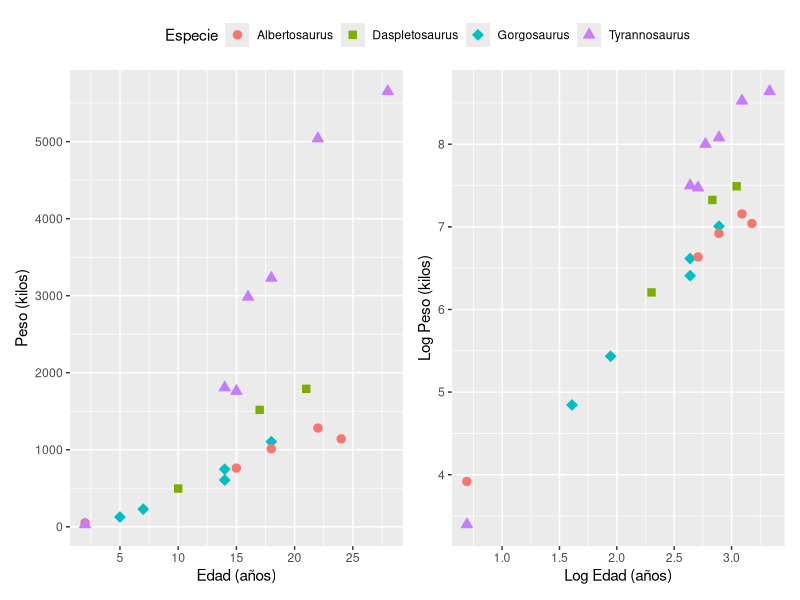

Reproduce this figure in R.
## ---- chunk 1
    #| warning: false
    #| cache: true
    #| echo: false
    #| fig.cap: "(Izquierda) Edad (años) vs Peso (kilogramos). (Derecha) Los mismos datos luego de aplicar la transformación logarítmica a ambas variables."
    #| fig.width: 9
    #| fig.height: 5
    #| label: fig-dinos

    library(dplyr)
    library(ggplot2)
    library(patchwork)

    data <- readr::read_csv(here::here("datos", "Erickson.csv"))
    data$Escala <- "original"

    data <- data |> 
        bind_rows(
            data |>
                mutate(
                    Age = log(Age), 
                    Mass = log(Mass), 
                    Escala = "log"
                )
        )

    plt_1 <- data |> 
        filter(Escala == "original") |> 
        ggplot(aes(x = Age, y = Mass, color = Taxon)) +
        geom_point(aes(shape = Taxon, fill = Taxon), size = 2.5) +
        scale_x_continuous(name = "Edad (años)", seq(5, 25, by = 5)) +
        scale_y_continuous(name = "Peso (kilos)", seq(0, 5000, by = 1000)) +
        scale_shape_manual(values = 21:24) +
        guides(
            color = guide_legend(title = "Especie"), 
            shape = guide_legend(title = "Especie"),
            fill = guide_legend(title = "Especie")
        )

    plt_2 <- data |> 
        filter(Escala == "log") |> 
        ggplot(aes(x = Age, y = Mass, color = Taxon)) +
        geom_point(aes(shape = Taxon, fill = Taxon), size = 2.5) +
        scale_x_continuous(name = "Log Edad (años)", seq(1, 3, by = 0.5)) +
        scale_y_continuous(name = "Log Peso (kilos)", seq(4, 8, by = 1)) +
        scale_shape_manual(values = 21:24) +
        guides(
            color = guide_legend(title = "Especie"), 
            shape = guide_legend(title = "Especie"),
            fill = guide_legend(title = "Especie")
        )
    plt <- (plt_1 | plt_2) + plot_layout(guides = "collect") & theme(legend.position = "top")
    plt
